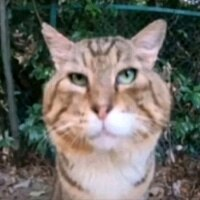
#> input picture hel.jpeg, 200 x 200 px
$ python -i miao.py   (imports and definitions only)
#> lines starting #> are read from the running program, lines starting #| are printed output that depends on the picture
from PIL import Image, ImageTk
import tkinter as tk
from zlib import compress as zlibcompress
from zlib import decompress as zlibdecompress
import sys, os
import json, urllib.request
import webbrowser
import ssl
import certifi
from tkinter import messagebox

version = "0.1.9"
endpoints = {
    "latest": "https://api.github.com/repos/daniel4-scratch/miao-image/releases/latest"
}

def resource_path(relative_path):
    """ Get absolute path to resource, works for dev and for PyInstaller """
    try:
        # PyInstaller creates a temp folder and stores path in _MEIPASS
        base_path = sys._MEIPASS
    except Exception:
        base_path = os.path.abspath(".")

    return os.path.join(base_path, relative_path)

def open_latest():
    webbrowser.open("https://github.com/Daniel4-Scratch/miao-image/releases/latest")

# [10 lines left out: function update_check, not called in this run]

# [1 line not run here, left out]


image_file_extensions = [
    ".jpg", ".jpeg", ".png", ".gif", ".bmp", ".tiff", ".tif", ".webp", ".svg",
    ".ico", ".heif", ".heic", ".raw", ".cr2", ".nef", ".orf", ".sr2", ".arw",
    ".dng", ".rw2", ".pef", ".raf", ".3fr", ".ai", ".eps", ".psd"
]

# [57 lines left out: functions spit_json, save_image_data, miao_to_png, not called in this run]

class ImageDisplayer:
    def __init__(self, image_path=None):
        self.image_path = image_path
        self.root = tk.Tk()
        self.root.iconbitmap(resource_path("miao.ico"))
        self.root.title("Miao Image Viewer")
        self.root.geometry("500x500")  # Set an initial size

        # Make the window resizable
        self.root.resizable(True, True)

        # Bind resize event to handle window resizing
        self.root.bind("<Configure>", self.on_window_resize)

        if image_path:
            # Load and display the image if image_path is provided
            self.load_image()

    # [22 lines left out: function load_image, not called in this run]

    def raw(self, imagedata):
        # imagedata should be a string containing the encoded image data
        image_data = zlibdecompress(imagedata).decode('utf-8')

        # Create a new image
        width = len(image_data.split('\n')[0]) // 9
        height = len(image_data.split('\n')) - 1
        self.original_image = Image.new("RGBA", (width, height))
        pix = self.original_image.load()

        for y, row in enumerate(image_data.split('\n')):
            if row:
                for x in range(width):
                    hex_value = row[x*9:(x+1)*9]
                    rgba = tuple(int(hex_value[i:i+2], 16) for i in (1, 3, 5, 7))
                    pix[x, y] = rgba

        # Display the image
        self.display_image()

    # [24 lines left out: function display_image, not called in this run]

    def on_window_resize(self, event):
        # Redisplay the image on window resize
        self.display_image()

# [30 lines not run here, left out]

>>> import cv2
>>> picture = cv2.imread('hel.jpeg', cv2.IMREAD_GRAYSCALE)
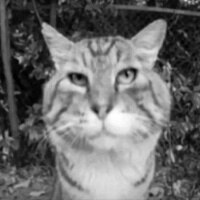
#> picture: shape (200, 200); min 0, max 255, mean 108.3
>>> result = ImageDisplayer().raw(picture)
#> (the run stopped early here; a loop or call above may not have finished)
